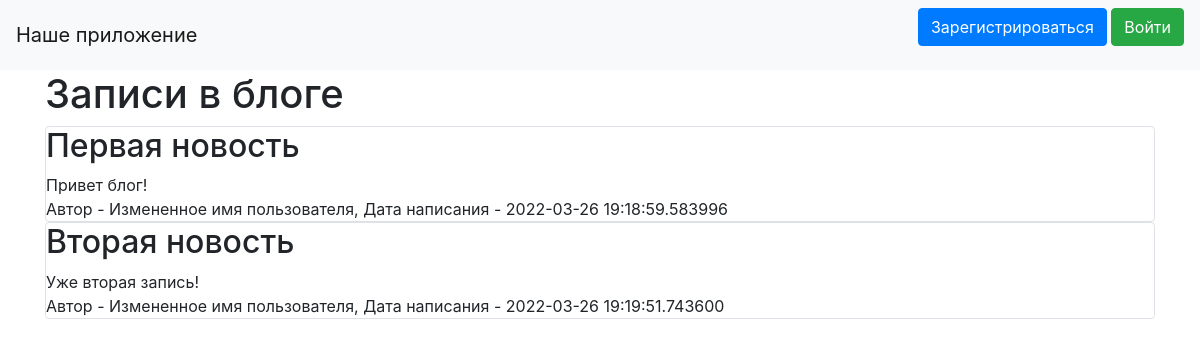
The page / on the database its author committed.
### data/news.py (models this page shows, shortened)
class News(SqlAlchemyBase):
    __tablename__ = 'news'
    id = sqlalchemy.Column(sqlalchemy.Integer,
                           primary_key=True, autoincrement=True)
    title = sqlalchemy.Column(sqlalchemy.String, nullable=True)
    content = sqlalchemy.Column(sqlalchemy.String, nullable=True)
    created_date = sqlalchemy.Column(sqlalchemy.DateTime,
                                     default=datetime.datetime.now)
    is_private = sqlalchemy.Column(sqlalchemy.Boolean, default=True)
    user_id = sqlalchemy.Column(sqlalchemy.Integer,
                                sqlalchemy.ForeignKey("users.id"))
    user = orm.relation('User')

### data/users.py (models this page shows, shortened)
class User(SqlAlchemyBase,  UserMixin):
    __tablename__ = 'users'
    id = sqlalchemy.Column(sqlalchemy.Integer,
                           primary_key=True, autoincrement=True)
    name = sqlalchemy.Column(sqlalchemy.String, nullable=True)
    about = sqlalchemy.Column(sqlalchemy.String, nullable=True)
    email = sqlalchemy.Column(sqlalchemy.String,
                              index=True, unique=True, nullable=True)
    hashed_password = sqlalchemy.Column(sqlalchemy.String, nullable=True)
    created_date = sqlalchemy.Column(sqlalchemy.DateTime,
                                     default=datetime.datetime.now)
    news = orm.relation("News", back_populates='user')

### main.py (the view)
@app.route("/")
def index():
    db_sess = db_session.create_session()
    news = db_sess.query(News).filter(News.is_private != True)
    return render_template("index.html", news=news)

### data/db_session.py (called while the page is built)
def create_session() -> Session:
    global __factory
    return __factory()

### templates/index.html
{% extends "base.html" %}
{% block content %}
<h1>Записи в блоге</h1>
{% for item in news%}
<div class="col-md6 border rounded">
    <h2>{{item.title}}</h2>
    <div>
        {{item.content}}
    </div>
    <div>
        Автор - {{item.user.name}}, Дата написания - {{item.created_date}}
    </div>
</div>
{% endfor %}
{% endblock %}

### templates/base.html (shortened to what this page needs)
<!doctype html>
<html lang="en">
<head>
    <link rel="stylesheet"
          href="https://stackpath.bootstrapcdn.com/bootstrap/4.4.1/css/bootstrap.min.css"
>
</head>
<body>
<header>
    <nav class="navbar navbar-light bg-light">
        <a class="navbar-brand" href="#">Наше приложение</a>
        {% if current_user.is_authenticated %}
            <a class="navbar-brand" href="/logout">{{ current_user.name }}</a>
        {% else %}
            <p>
                <a class="btn btn-primary " href="/register">Зарегистрироваться</a>
                <a class="btn btn-success" href="/login">Войти</a>
            </p>
        {% endif %}
    </nav>
</header>
<main role="main" class="container">
    {% block content %}{% endblock %}
</main>
</body>
</html>

### rows shown on the page
News: title "Первая новость", content "Привет блог!", user.name "Измененное имя пользователя", created_date "2022-03-26 19:18:59.583996"
News: title "Вторая новость", content "Уже вторая запись!", user.name "Измененное имя пользователя", created_date "2022-03-26 19:19:51.743600"
